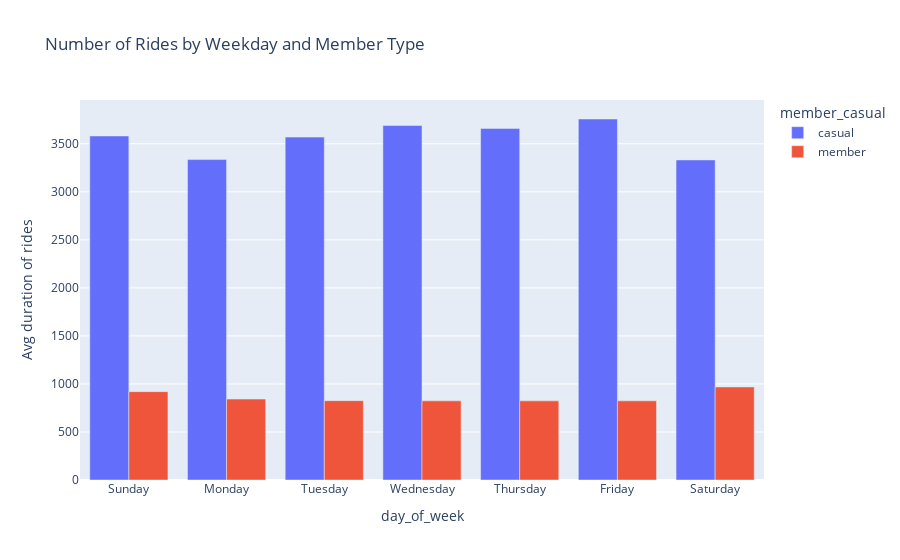

Source (notebook cell):
### Markdown cell above
### PLOTTING rider type (casual/member) v/s Average ride length (grouped into days of week)

### Code cell
fig = px.bar(
    result_1,
    x='day_of_week',
    y='average_duration',
    color='member_casual',
    barmode='group',  # 'group' for dodged bars
    title='Number of Rides by Weekday and Member Type',
    labels={'number_of_rides': 'Number of Rides', 'average_duration': 'Avg duration of rides'},
)

# Show the plot
fig.show()

### Figure 1 — Plotly figure (JSON) as saved in the notebook; plotly's stock layout.template omitted (floating-point values rounded to 4 significant figures)
{"data": [{"alignmentgroup": "True", "hovertemplate": "member_casual=casual<br>day_of_week=%{x}<br>Avg duration of rides=%{y}<extra></extra>", "legendgroup": "casual", "marker": {"color": "#636efa", "pattern": {"shape": ""}}, "name": "casual", "offsetgroup": "casual", "orientation": "v", "showlegend": true, "textposition": "auto", "type": "bar", "x": ["Sunday", "Monday", "Tuesday", "Wednesday", "Thursday", "Friday", "Saturday"], "xaxis": "x", "y": [3581.0, 3336.0, 3570.0, 3691.0, 3660.0, 3758.0, 3332.0], "yaxis": "y"}, {"alignmentgroup": "True", "hovertemplate": "member_casual=member<br>day_of_week=%{x}<br>Avg duration of rides=%{y}<extra></extra>", "legendgroup": "member", "marker": {"color": "#EF553B", "pattern": {"shape": ""}}, "name": "member", "offsetgroup": "member", "orientation": "v", "showlegend": true, "textposition": "auto", "type": "bar", "x": ["Sunday", "Monday", "Tuesday", "Wednesday", "Thursday", "Friday", "Saturday"], "xaxis": "x", "y": [920.0, 842.6, 826.1, 824.0, 823.9, 824.5, 968.9], "yaxis": "y"}], "layout": {"barmode": "group", "legend": {"title": {"text": "member_casual"}, "tracegroupgap": 0}, "title": {"text": "Number of Rides by Weekday and Member Type"}, "xaxis": {"anchor": "y", "domain": [0, 1], "title": {"text": "day_of_week"}}, "yaxis": {"anchor": "x", "domain": [0, 1], "title": {"text": "Avg duration of rides"}}}}
